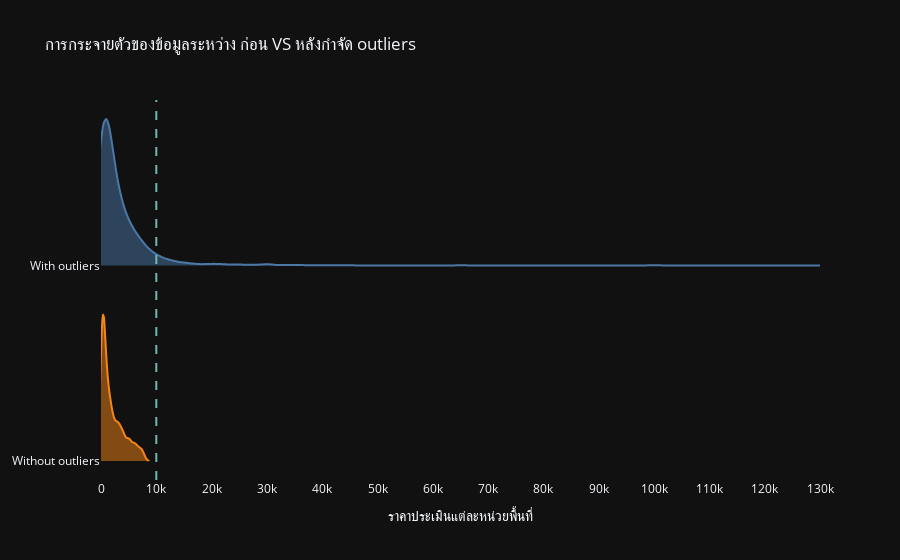

Write notebook code for a chart like this one.
### Markdown cell above
พบว่ามีข้อมูลที่เป็น outliers ทั้งหมด 11.05% ของข้อมูลทั้งหมด อีกทั้งค่าต่ำสุดที่ถูกคิดเป็น outliers คือ 8,000 บาท/ตารางวา
<br><br>
เมื่อเขียนฟังก์ชันการตัด outliers แล้ว ลอง plot การแจกแจงของข้อมูลทั้งห่อนและหลังตีดของภาพรวม และทุกอำเภอในจังหวัดนครราชสีมา

### Code cell
fig = go.Figure()

fig.add_trace(go.Violin(x = remove_outliers(all_korat_cleaned, 'price_unit_est')['price_unit_est'], line_color = col_tab[1], name = 'Without outliers'))
fig.add_trace(go.Violin(x = all_korat_cleaned['price_unit_est'], line_color = col_tab[0], name = 'With outliers'))

fig.update_layout(
    xaxis_showgrid=False, xaxis_zeroline=False, template = 'plotly_dark', showlegend = False,
    title = 'การกระจายตัวของข้อมูลระหว่าง ก่อน VS หลังกำจัด outliers', xaxis = dict(title = dict(text = 'ราคาประเมินแต่ละหน่วยพื้นที่'))
    )
fig.update_traces(orientation='h', side='positive', width=1.5, points=False)
fig.update_xaxes(dtick = 10000, range = [0,130000])
fig.add_vline(x=10000, line_width=2, line_dash="dash", line_color=col_tab[3])
fig.show()

### Figure 1 — Plotly figure (JSON) as saved in the notebook; plotly's stock layout.template omitted (floating-point values rounded to 4 significant figures; data arrays with more than 128 entries replaced by an {"elided": "..."} marker saying what was removed)
{"data": [{"line": {"color": "#F58518"}, "name": "Without outliers", "orientation": "h", "points": false, "side": "positive", "type": "violin", "width": 1.5, "x": {"elided": "2907 float values"}}, {"line": {"color": "#4C78A8"}, "name": "With outliers", "orientation": "h", "points": false, "side": "positive", "type": "violin", "width": 1.5, "x": {"elided": "3268 float values"}}], "layout": {"shapes": [{"line": {"color": "#72B7B2", "dash": "dash", "width": 2}, "type": "line", "x0": 10000, "x1": 10000, "xref": "x", "y0": 0, "y1": 1, "yref": "y domain"}], "showlegend": false, "title": {"text": "การกระจายตัวของข้อมูลระหว่าง ก่อน VS หลังกำจัด outliers"}, "xaxis": {"dtick": 10000, "range": [0, 130000], "showgrid": false, "title": {"text": "ราคาประเมินแต่ละหน่วยพื้นที่"}, "zeroline": false}}}
